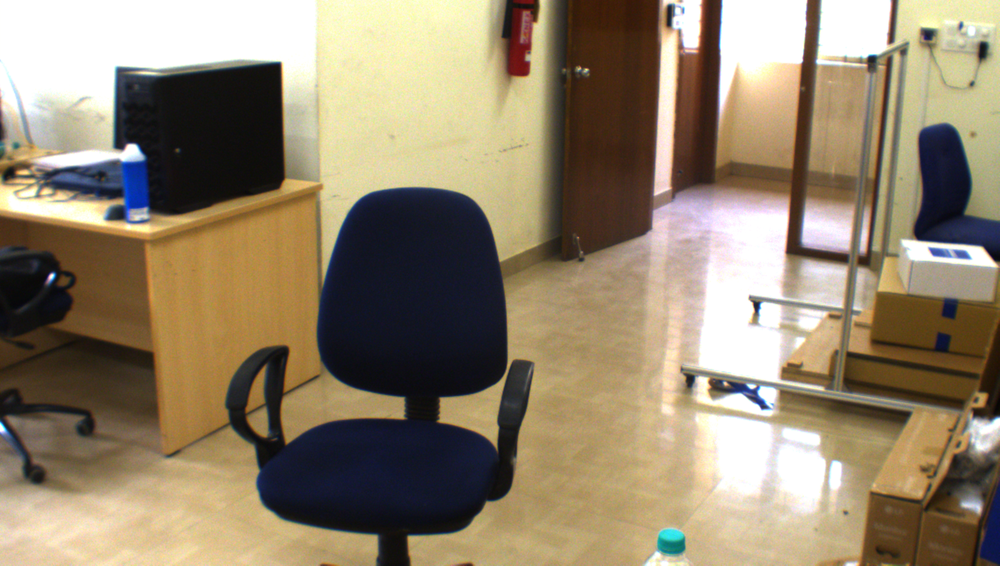
#> input picture catkin_ws_1/src/camera_calib/scripts/trash/imageL8.png, 1000 x 566 px, shrunk from 1936 x 1096 before the run
$ python basic_disparity.py
#> lines starting #> are read from the running program, lines starting #| are printed output that depends on the picture
import numpy as np
import cv2 as cv
from matplotlib import pyplot as plt

imgL = cv.imread('trash/imageL8.png', cv.IMREAD_GRAYSCALE)
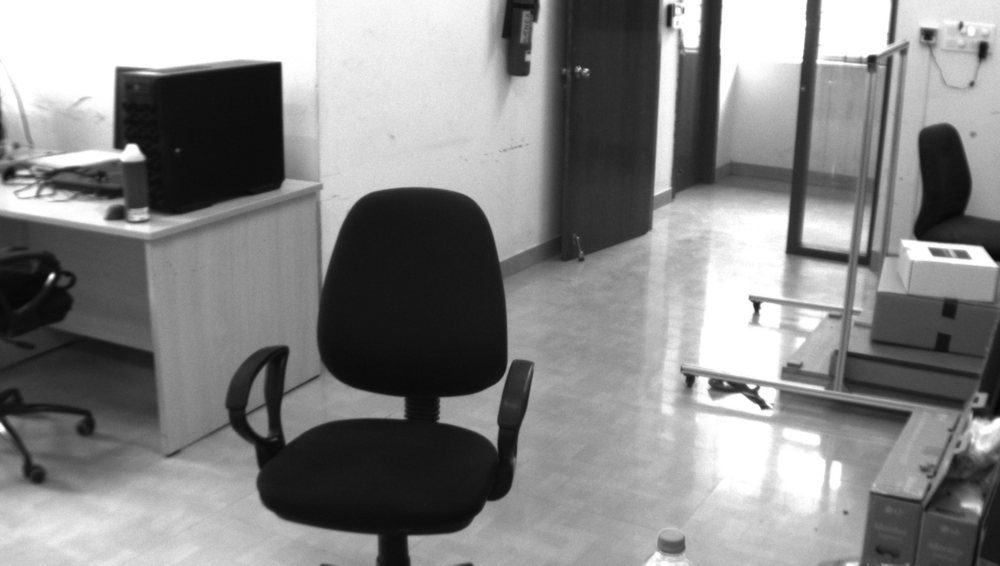
#> imgL: shape (566, 1000); min 5, max 255, mean 133.6
imgR = cv.imread('trash/imageR8.png', cv.IMREAD_GRAYSCALE)
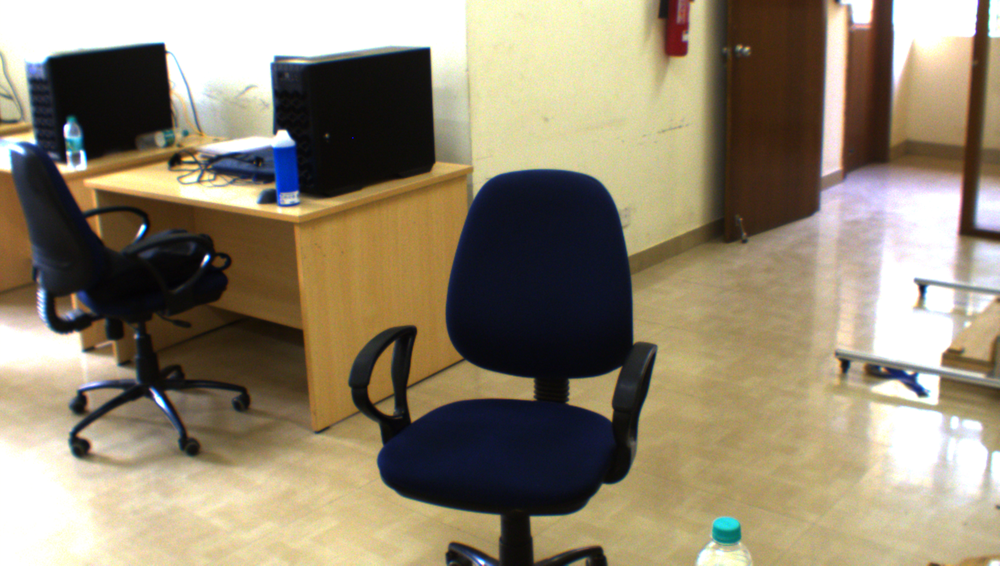
#> input picture catkin_ws_1/src/camera_calib/scripts/trash/imageR8.png, 1000 x 566 px, shrunk from 1936 x 1096 before the run
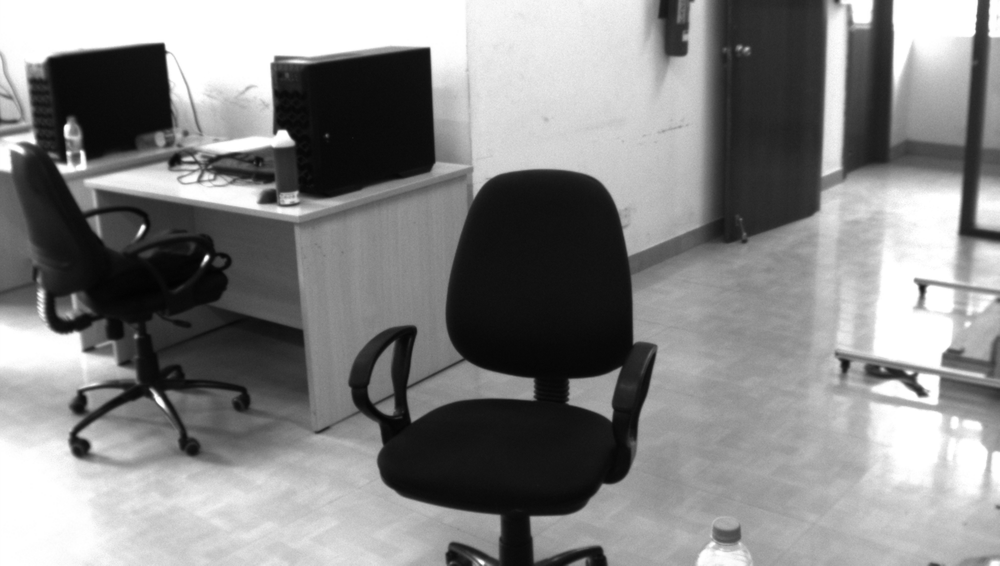
#> imgR: shape (566, 1000); min 2, max 255, mean 133.5

stereo = cv.StereoBM_create(numDisparities=64, blockSize=5)
disparity = stereo.compute(imgL,imgR)
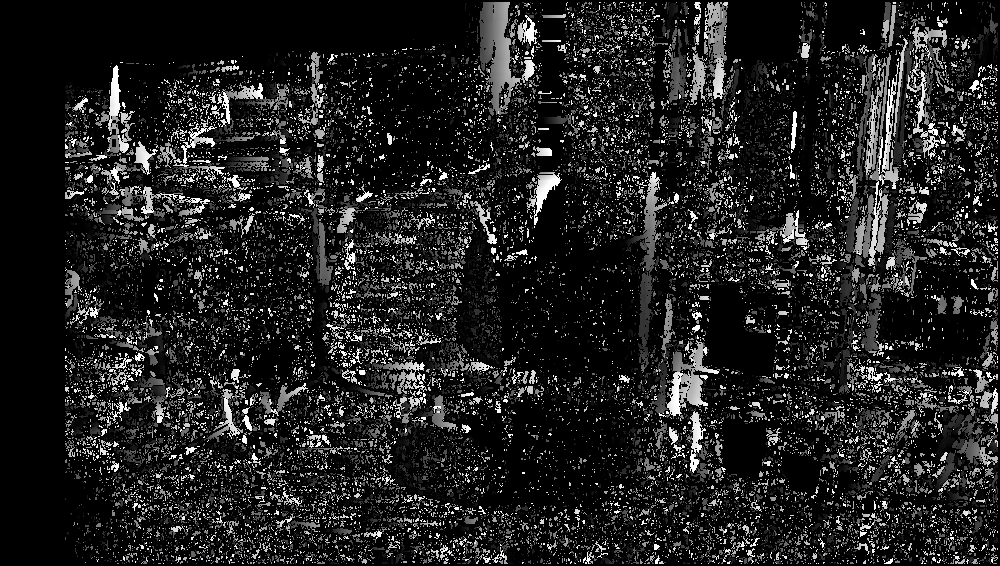
#> disparity: shape (566, 1000) int16; min -16, max 1008, mean 117.4; drawn with min black and max white
plt.imshow(disparity,'gray')
plt.show()
